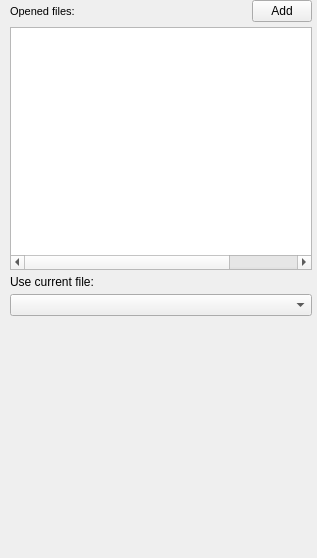
<?xml version="1.0" encoding="UTF-8"?>
<ui version="4.0">
 <class>mainWidget</class>
 <widget class="QWidget" name="mainWidget">
  <property name="geometry">
   <rect>
    <x>0</x>
    <y>0</y>
    <width>317</width>
    <height>558</height>
   </rect>
  </property>
  <property name="sizePolicy">
   <sizepolicy hsizetype="Expanding" vsizetype="Expanding">
    <horstretch>0</horstretch>
    <verstretch>0</verstretch>
   </sizepolicy>
  </property>
  <property name="windowTitle">
   <string>Form</string>
  </property>
  <property name="styleSheet">
   <string notr="true">light_style.qss</string>
  </property>
  <layout class="QVBoxLayout" name="verticalLayout_2">
   <property name="spacing">
    <number>5</number>
   </property>
   <property name="sizeConstraint">
    <enum>QLayout::SetMinimumSize</enum>
   </property>
   <property name="leftMargin">
    <number>10</number>
   </property>
   <property name="topMargin">
    <number>0</number>
   </property>
   <property name="rightMargin">
    <number>5</number>
   </property>
   <property name="bottomMargin">
    <number>0</number>
   </property>
   <item>
    <layout class="QHBoxLayout" name="horizontalLayout_1">
     <item>
      <widget class="QLabel" name="label_3">
       <property name="sizePolicy">
        <sizepolicy hsizetype="Expanding" vsizetype="Preferred">
         <horstretch>0</horstretch>
         <verstretch>0</verstretch>
        </sizepolicy>
       </property>
       <property name="font">
        <font>
         <pointsize>8</pointsize>
        </font>
       </property>
       <property name="text">
        <string>Opened files:</string>
       </property>
      </widget>
     </item>
     <item>
      <widget class="QPushButton" name="addButton">
       <property name="sizePolicy">
        <sizepolicy hsizetype="Fixed" vsizetype="Fixed">
         <horstretch>0</horstretch>
         <verstretch>0</verstretch>
        </sizepolicy>
       </property>
       <property name="minimumSize">
        <size>
         <width>60</width>
         <height>0</height>
        </size>
       </property>
       <property name="maximumSize">
        <size>
         <width>60</width>
         <height>16777215</height>
        </size>
       </property>
       <property name="baseSize">
        <size>
         <width>0</width>
         <height>0</height>
        </size>
       </property>
       <property name="text">
        <string>Add</string>
       </property>
      </widget>
     </item>
    </layout>
   </item>
   <item>
    <widget class="QTableWidget" name="table">
     <property name="frameShape">
      <enum>QFrame::StyledPanel</enum>
     </property>
     <property name="editTriggers">
      <set>QAbstractItemView::NoEditTriggers</set>
     </property>
     <property name="tabKeyNavigation">
      <bool>false</bool>
     </property>
     <property name="showDropIndicator" stdset="0">
      <bool>false</bool>
     </property>
     <property name="dragDropOverwriteMode">
      <bool>false</bool>
     </property>
     <property name="selectionMode">
      <enum>QAbstractItemView::SingleSelection</enum>
     </property>
     <property name="selectionBehavior">
      <enum>QAbstractItemView::SelectRows</enum>
     </property>
     <property name="iconSize">
      <size>
       <width>20</width>
       <height>20</height>
      </size>
     </property>
     <property name="textElideMode">
      <enum>Qt::ElideMiddle</enum>
     </property>
     <property name="verticalScrollMode">
      <enum>QAbstractItemView::ScrollPerPixel</enum>
     </property>
     <property name="horizontalScrollMode">
      <enum>QAbstractItemView::ScrollPerPixel</enum>
     </property>
     <property name="showGrid">
      <bool>false</bool>
     </property>
     <property name="gridStyle">
      <enum>Qt::DotLine</enum>
     </property>
     <attribute name="horizontalHeaderVisible">
      <bool>false</bool>
     </attribute>
     <attribute name="horizontalHeaderDefaultSectionSize">
      <number>80</number>
     </attribute>
     <attribute name="horizontalHeaderHighlightSections">
      <bool>false</bool>
     </attribute>
     <attribute name="horizontalHeaderMinimumSectionSize">
      <number>20</number>
     </attribute>
     <attribute name="horizontalHeaderStretchLastSection">
      <bool>false</bool>
     </attribute>
     <attribute name="verticalHeaderVisible">
      <bool>false</bool>
     </attribute>
     <attribute name="verticalHeaderDefaultSectionSize">
      <number>20</number>
     </attribute>
     <attribute name="verticalHeaderHighlightSections">
      <bool>false</bool>
     </attribute>
     <attribute name="verticalHeaderMinimumSectionSize">
      <number>20</number>
     </attribute>
     <column>
      <property name="text">
       <string>1</string>
      </property>
     </column>
     <column>
      <property name="text">
       <string>5</string>
      </property>
     </column>
     <column>
      <property name="text">
       <string>3</string>
      </property>
     </column>
     <column>
      <property name="text">
       <string>4</string>
      </property>
     </column>
     <column>
      <property name="text">
       <string>Новый столбец</string>
      </property>
     </column>
    </widget>
   </item>
   <item>
    <widget class="QLabel" name="label">
     <property name="text">
      <string>Use current file:</string>
     </property>
    </widget>
   </item>
   <item>
    <widget class="QComboBox" name="comboBox"/>
   </item>
   <item>
    <spacer name="verticalSpacer_3">
     <property name="orientation">
      <enum>Qt::Vertical</enum>
     </property>
     <property name="sizeHint" stdset="0">
      <size>
       <width>17</width>
       <height>191</height>
      </size>
     </property>
    </spacer>
   </item>
  </layout>
 </widget>
 <resources/>
 <connections/>
</ui>
